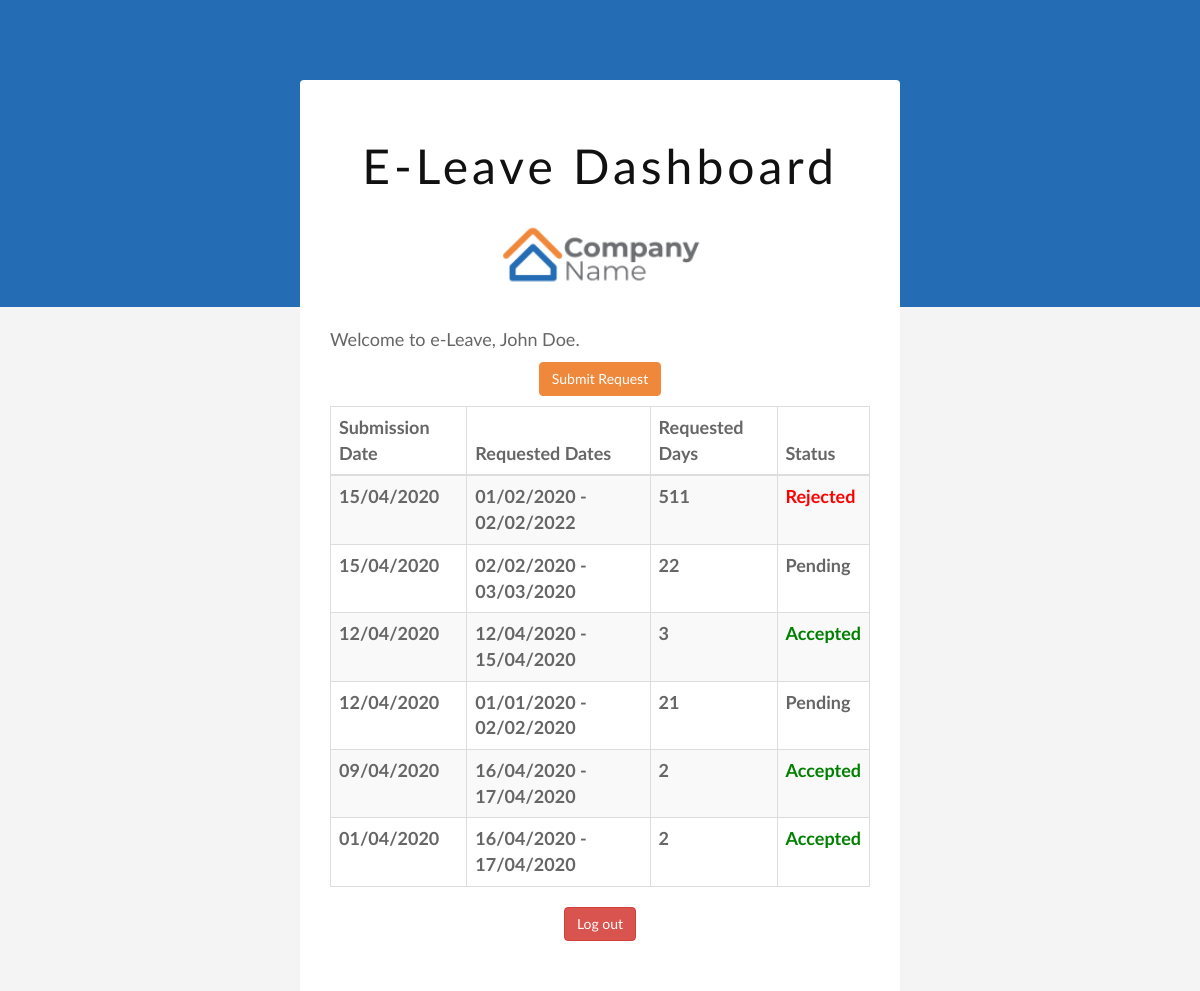
Screenshot of /index.php (signed in) with the database file from the repository.
### tables this page shows
CREATE TABLE `users` (
  `id` int UNSIGNED NOT NULL,
  `first_name` varchar(255) NOT NULL,
  `last_name` varchar(255) NOT NULL,
  `email` varchar(255) NOT NULL,
  `type` enum('employee','supervisor') NOT NULL,
  `password` varchar(255) NOT NULL,
  `supervisor_id` int UNSIGNED NOT NULL
);

CREATE TABLE `applications` (
  `id` int UNSIGNED NOT NULL,
  `employee_id` int UNSIGNED NOT NULL,
  `vacation_start` date NOT NULL,
  `vacation_end` date NOT NULL,
  `reason` text,
  `date_submitted` date NOT NULL,
  `days_requested` int NOT NULL,
  `status` enum('pending','accepted','rejected') NOT NULL
);

### index.php (the view, shortened to what this page needs)
<?php
require_once "pages/config.php";
include './lib/colorize_status.php';
?>
<!DOCTYPE html>
<html>
<head>
    <link rel="stylesheet" href="https://maxcdn.bootstrapcdn.com/bootstrap/3.3.7/css/bootstrap.css">
    <link rel="stylesheet" type="text/css" href="http://localhost/css/style.css">
</head>
<body style="background-color: #f4f4f4; margin: 0 !important; padding: 0 !important;">
    <table border="0" cellpadding="0" cellspacing="0" width="100%">
        <tr>
            <td bgcolor="#246cb4" align="center">
                <table border="0" cellpadding="0" cellspacing="0" width="100%" style="max-width: 600px;">
                    <tr>
                        <td align="center" valign="top" style="padding: 40px 10px 40px 10px;"> </td>
                    </tr>
                </table>
            </td>
        </tr>
        <tr>
            <td bgcolor="#246cb4" align="center" style="padding: 0px 10px 0px 10px;">
                <table border="0" cellpadding="0" cellspacing="0" width="100%" style="max-width: 600px;">
                    <tr>
                        <td bgcolor="#ffffff" align="center" valign="top" style="padding: 40px 20px 20px 20px; border-radius: 4px 4px 0px 0px; color: #111111; font-family: 'Lato', Helvetica, Arial, sans-serif; font-size: 48px; font-weight: 400; letter-spacing: 4px; line-height: 48px;">
                            <h1 style="font-size: 48px; font-weight: 400; margin: 2;">E-Leave Dashboard</h1> <img src=" http://localhost/img/company_logo.png" width="220" height="120" style="margin-top:30px ;display: block; border: 0px;" />
                        </td>
                    </tr>
                </table>
            </td>
        </tr>
        <tr>
            <td bgcolor="#f4f4f4" align="center" style="padding: 0px 10px 0px 10px;">
                <table border="0" cellpadding="0" cellspacing="0" width="100%" style="max-width: 600px;">
                    <tr>
                        <td bgcolor="#ffffff" align="left" style="padding: 20px 30px 40px 30px; color: #666666; font-family: 'Lato', Helvetica, Arial, sans-serif; font-size: 18px; font-weight: 400; line-height: 25px;">
                                Welcome to e-Leave, <?php
                                $sql = 'SELECT first_name, last_name FROM users WHERE email = ?';
                                if ($stmt = mysqli_prepare($link, $sql)) {
                                    mysqli_stmt_bind_param($stmt, "s", $_SESSION["email"]);
                                    if (mysqli_stmt_execute($stmt)) {
                                        mysqli_stmt_bind_result($stmt, $first_name, $last_name);
                                        while (mysqli_stmt_fetch($stmt)) {
                                            printf("%s %s", ucfirst($first_name), ucfirst($last_name));
                                        }
                                    }
                                }
                                ?>.
                                  <div class="text-center"><a style="margin: 10px;" href="/pages/submit_request.php" class="btn btn-primary">Submit Request</a></div>
                          <?php
                          $sql = 'SELECT vacation_start, vacation_end, date_submitted, days_requested, status FROM applications JOIN users WHERE users.email = ? AND applications.employee_id=(SELECT id FROM users WHERE email = ?) ORDER BY date_submitted DESC';
                          if ($stmt = mysqli_prepare($link, $sql)) {
                              mysqli_stmt_bind_param($stmt, "ss", $_SESSION["email"], $_SESSION["email"]);
                              if (mysqli_stmt_execute($stmt)) {
                                  mysqli_stmt_store_result($stmt);
                                  mysqli_stmt_bind_result($stmt, $vacation_start, $vacation_end, $date_submitted, $days_requested, $status);
                                  if (mysqli_stmt_num_rows($stmt) > 0) {
                                      echo '<table class="table table-striped table-hover table-bordered table-sm" cellspacing="0" width="100%">
                                      <thead>
                                        <tr>
                                          <th >Submission Date</th>
                                          <th >Requested Dates</th>
                                          <th >Requested Days</th>
                                          <th >Status</th>
                                        </tr>
                                      </thead>
                                      <tbody>';
                                      $applications = array();
                                      while (mysqli_stmt_fetch($stmt)) {
                                          array_push($applications, array("requested_dates" => format_date($vacation_start) . ' - ' . format_date($vacation_end), "submission_date" => format_date($date_submitted), "requested_days" => $days_requested, "status" => $status));
                                      }
                                      foreach ($applications as $application) {
                                          echo '<tr>
                                                <th>'. $application['submission_date'] .'</th>
                                                <th>'. $application['requested_dates'] .'</th>
                                                <th>'. $application['requested_days'] .'</th>
                                                <th>'. colorize_status($application['status']) .'</th>
                                                </tr>';
                                      }
                                      echo '</tbody></table>';
                                  } else {
                                      echo '<p>No applications found!</p>';
                                  }
                              }
                          }
                          ?>
                          <p>
                              <div class="text-center"><a href="/pages/logout.php" class="btn btn-danger">Log out</a></div>
                          </p>
                        </td>
                    </tr>
                </table>
            </td>
        </tr>
    </table>
</body>
</html>

### lib/colorize_status.php (shortened to what this page needs)
<?php
function colorize_status($stat)
{
    switch ($stat) {
    case 'pending':
        return ucfirst($stat);
    case 'accepted':
        return '<font color="green">' . ucfirst($stat) . '</font>';
    case 'rejected':
        return '<font color="red">' . ucfirst($stat) . '</font>';
    }
}

### css/style.css (style rules this page uses)
body, table, td, a { -webkit-text-size-adjust: 100%; -ms-text-size-adjust: 100%; }
table, td { mso-table-lspace: 0pt; mso-table-rspace: 0pt; }
img { -ms-interpolation-mode: bicubic; }
img { border: 0; height: auto; line-height: 100%; outline: none; text-decoration: none; }
table { border-collapse: collapse !important; }
body { height: 100% !important; margin: 0 !important; padding: 0 !important; width: 100% !important; }
.btn-primary, .btn-primary:hover, .btn-primary:active, .btn-primary:visited, .btn-primary:focus { background-color: #ef883b !important; border-color: #ef883b !important; }

### rows the page displays
applications: submission_date "15/04/2020", requested_dates "01/02/2020 - 02/02/2022", days_requested "511", status "Rejected"
applications: submission_date "15/04/2020", requested_dates "02/02/2020 - 03/03/2020", days_requested "22", status "Pending"
applications: submission_date "12/04/2020", requested_dates "12/04/2020 - 15/04/2020", days_requested "3", status "Accepted"
applications: submission_date "12/04/2020", requested_dates "01/01/2020 - 02/02/2020", days_requested "21", status "Pending"

### other values shown
$application['submission_date'] "09/04/2020"
$application['requested_dates'] "16/04/2020 - 17/04/2020"
$application['requested_days'] "2"
$application['submission_date'] "01/04/2020"
